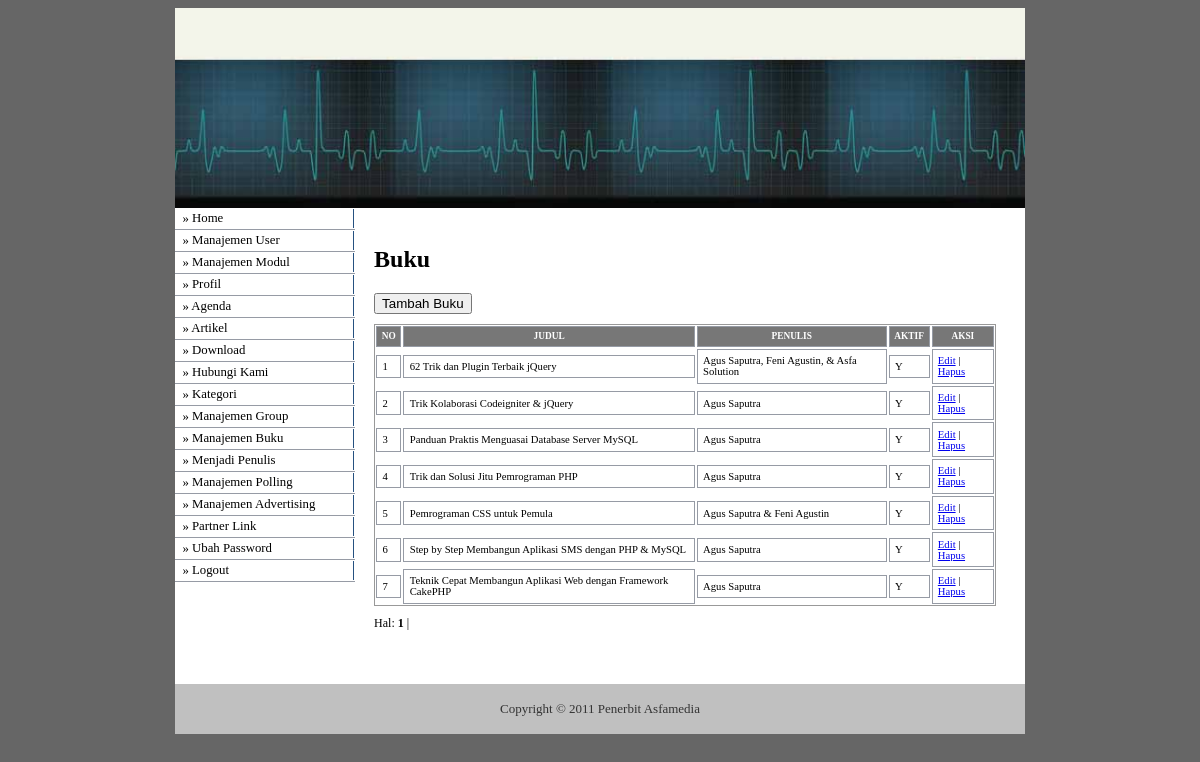
Page /asfaadmin/master.php?module=buku (signed in) on the committed database.
### tables this page shows
CREATE TABLE IF NOT EXISTS `tmodule` (
  `IdModule` int(11) NOT NULL auto_increment,
  `ModuleName` varchar(50) NOT NULL,
  `Link` varchar(100) NOT NULL,
  `Publish` enum('Y','N') NOT NULL,
  `Status` enum('User','Administrator') NOT NULL,
  `Active` enum('Y','N') NOT NULL,
  `Sort` int(11) NOT NULL,
  `Seo_Link` varchar(50) NOT NULL,
  PRIMARY KEY  (`IdModule`)
);

CREATE TABLE IF NOT EXISTS `tbuku` (
  `id_buku` int(11) NOT NULL auto_increment,
  `judul` varchar(100) NOT NULL,
  `judul_seo` varchar(100) NOT NULL,
  `penulis` varchar(100) NOT NULL,
  `penerbit` varchar(50) NOT NULL,
  `ISBN` varchar(20) NOT NULL,
  `tgl_terbit` date NOT NULL,
  `harga` double NOT NULL,
  `stok` int(11) NOT NULL,
  `jumlah_halaman` int(11) NOT NULL,
  `aktif` char(1) NOT NULL,
  `sinopsis` text NOT NULL,
  `status` char(1) NOT NULL,
  `tgl_posting` date NOT NULL,
  `gambar` text NOT NULL,
  `hits` int(11) NOT NULL,
  `id_kategori` int(11) NOT NULL,
  `id_user` int(11) NOT NULL,
  `lastUpdate` int(11) NOT NULL,
  `cover` varchar(255) NOT NULL,
  PRIMARY KEY  (`id_buku`)
);

### asfaadmin/modul/mod_buku/buku.php (the view, shortened to what this page needs)
<?php
$aksi = "modul/mod_buku/aksi_buku.php";
switch($_GET[act]){
	default:
	echo "<h2>Buku</h2>
			<input type=button value='Tambah Buku' onclick=\"window.location.href='?module=buku&act=tambahbuku';\">
			<table id=tablekonten>
				<tr><th><div id='konten'>no</div></th><th><div id='konten'>judul</div></th><th><div id='konten'>Penulis</div></th><th><div id='konten'>Aktif</div></th><th><div id='konten'>aksi</div></th></tr>";
	$p      = new PagingArtikel;
	$batas  = 10;
	$posisi = $p->cariPosisi($batas);
	$tampil=mysql_query("SELECT * FROM tbuku ORDER BY id_buku DESC LIMIT $posisi,$batas");
    $no = $posisi+1;
	while($data = mysql_fetch_array($tampil)){
		echo "<tr><td><div id='kontentd'>$no</div></td>
				<td><div id='kontentd'>$data[judul]</div></td>
				<td><div id='kontentd'>$data[penulis]</div></td>
				<td><div id='kontentd'>$data[aktif]</div></td>
				<td><div id='kontentd'><a href=?module=buku&act=editbuku&id=$data[id_buku]>Edit</a> | <a href=$aksi?module=buku&act=hapus&id=$data[id_buku]>Hapus</a></div></td>
			  </tr>";
		$no++;
	}
	echo "</table>";
	$jmldata = mysql_num_rows(mysql_query("SELECT * FROM tbuku"));
	$jmlhalaman  = $p->jumlahHalaman($jmldata, $batas);
	$linkHalaman = $p->navHalaman($_GET[halaman], $jmlhalaman);
	echo "<div id='paging'>Hal: $linkHalaman </div>";
	break;
}
?>

### asfaadmin/menu.php (shortened to what this page needs)
<?php
if ($_SESSION[Level] == 'administrator'){
	$sql = mysql_query("select * from tmodule where Active='Y' order by Sort");
}
else{
	$sql = mysql_query("select * from tmodule where Status='user' and Active='Y' order by Sort");
}
while ($m = mysql_fetch_array($sql)){
	echo "<li><a href='$m[Link]'>&#187; $m[ModuleName]</a></li>";
}
?>

### css/adminstyle.css (style rules this page uses)
body { font-family: Tahoma; text-align: center; background: #666666; }
#menu li { border-bottom: 1px solid #969BA5; margin: 0; padding: 1px; font-size: 80%; vertical-align: bottom; }
#menu a:link, #menu a:visited { display: block; padding: 2px 5px 2px 0.5em; border-right: 1px solid #265180; background-color: #FFFFFF; color: #000000; text-decoration: none; }
#konten { color: #FFFFFF; font-size: 7pt; text-transform: uppercase; text-align: center; padding: 0.5em; border-width: 1px; border-style: solid; border-color: #969BA5; border-collapse: collapse; background-color: #777; }
#kontentd { padding: 0.5em; vertical-align: top; border-width: 1px; border-style: solid; border-color: #969BA5; border-collapse: collapse; }
#tablekonten { font-family: Tahoma; font-size: 8pt; border-width: 1px; border-style: solid; border-color: #999999; border-collapse: collapse; margin: 10px 0px; }
#paging { font-family: tahoma; font-size: 12px; }

### rows in the picture
tmodule: ModuleName "Manajemen User"
tmodule: ModuleName "Manajemen Modul"
tmodule: ModuleName "Profil"
tmodule: ModuleName "Agenda"
tmodule: ModuleName "Artikel"
tmodule: ModuleName "Download"
tmodule: ModuleName "Hubungi Kami"
tmodule: ModuleName "Kategori"
tmodule: ModuleName "Manajemen Group"
tmodule: ModuleName "Manajemen Buku"
tmodule: ModuleName "Menjadi Penulis"
tmodule: ModuleName "Manajemen Polling"
tmodule: ModuleName "Manajemen Advertising"
tmodule: ModuleName "Partner Link"
tbuku: judul "62 Trik dan Plugin Terbaik jQuery", penulis "Agus Saputra, Feni Agustin, & Asfa Solution", aktif "Y"
tbuku: judul "Trik Kolaborasi Codeigniter & jQuery", penulis "Agus Saputra", aktif "Y"
tbuku: judul "Panduan Praktis Menguasai Database Server MySQL", penulis "Agus Saputra", aktif "Y"
tbuku: judul "Trik dan Solusi Jitu Pemrograman PHP", penulis "Agus Saputra", aktif "Y"
tbuku: judul "Pemrograman CSS untuk Pemula", penulis "Agus Saputra & Feni Agustin", aktif "Y"
tbuku: judul "Step by Step Membangun Aplikasi SMS dengan PHP & MySQL", penulis "Agus Saputra", aktif "Y"
tbuku: judul "Teknik Cepat Membangun Aplikasi Web dengan Framework CakePHP", penulis "Agus Saputra", aktif "Y"
